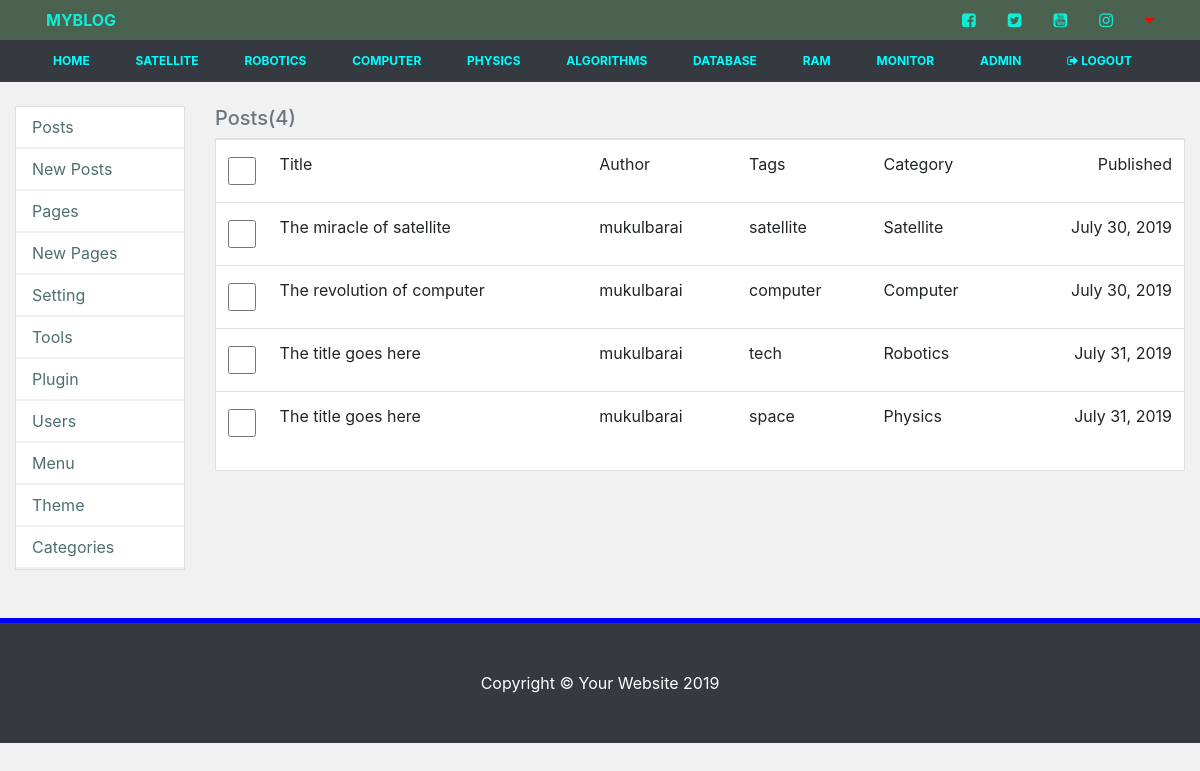
Page /site/admin/ (signed in) on the earlier database version.
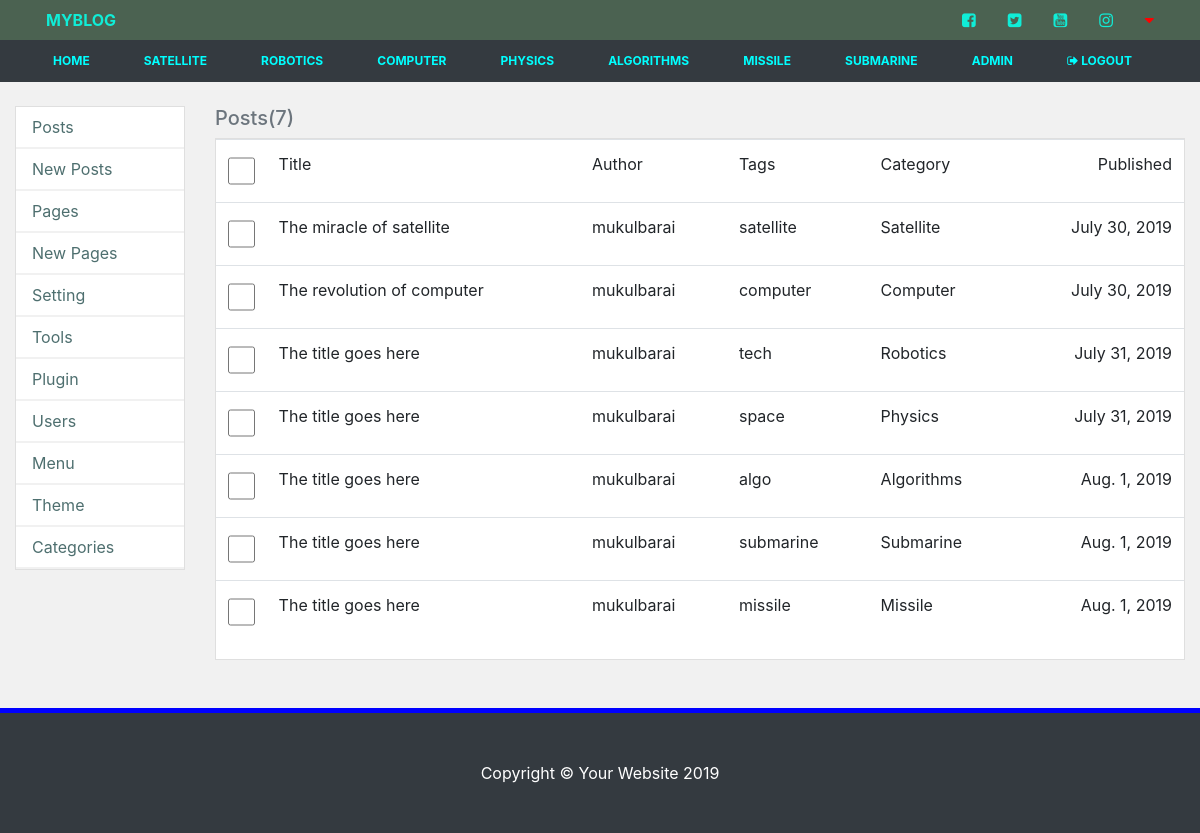
Same page on the later database version.
### blog/models.py (models this page shows, shortened)
class Category(models.Model):
	name = models.CharField(max_length=100)
	def __str__(self): return self.name

class Post(models.Model):
	content = models.CharField(max_length=1000)
	title = models.CharField(max_length=100,
		default='The title goes here')
	author = models.ForeignKey(User,
		on_delete=models.CASCADE,related_name='post')
	image = models.CharField(max_length=1000)
	category = models.ForeignKey(Category,
		on_delete=models.CASCADE, related_name='category')
	published = models.DateField(default=date.today)
	tags = models.CharField(max_length=100, null=True)

### blog/views.py (the view)
# urls.py: path('site/admin/', views.siteAdmin, name='siteadmin'),
def siteAdmin(request):
	if not request.user.is_authenticated:
		return redirect('/admin?next=/site/admin')
	posts = Post.objects.all()
	categories = Category.objects.all()
	context = {
		'posts': posts,
		'categories': categories,
	}
	return render(request, 'admin/posts.html', context)

### blog/templates/admin/posts.html
{% extends 'admin/home.html' %}
{% block content %}
    <div class="clearfix">
      <h5 class="text-secondary" href="{% url 'posts' %}">Posts({{posts|length}})</h5>
    </div>
    <div class="card mb-4">
        <table class="table">
          <tr class="mb-1">
            <td><input type="checkbox" name=""></td>
            <td>Title</td>
            <td>Author</td>
            <td>Tags</td>
            <td>Category</td>
            <td class="text-right">Published</td>
          </tr>
          {% for post in posts %}
          <tr class="mb-1">
            <td><input type="checkbox" name=""></td>
            <td>{{post.title}}</td>
            <td>{{post.author}}</td>
            <td>{{post.tags}}</td>
            <td>{{post.category}}</td>
            <td class="text-right">{{post.published}}</td>
          </tr>
          {% endfor %}
        </table>
    </div>
{% endblock %}

### blog/templates/layouts/header.html (shortened to what this page needs)
<nav class="navbar-top mb-0">
  <ul class="d-flex justify-content-between container px-0 mb-0">
    <li class="nav-item list-unstyled">
      <a class="nav-link" href="{% url 'index' %}">MYBLOG</a>
    </li>
    <li class="list-unstyled">
      <ul class="d-flex">
        <li class="nav-item list-unstyled">
          <a href="" class="nav-link"><i class="fa fa-facebook-square"></i></a>
        </li>
        <li class="nav-item list-unstyled">
          <a href="" class="nav-link"><i class="fa fa-twitter-square"></i></a>
        </li>
        <li class="nav-item list-unstyled">
          <a href="" class="nav-link"><i class="fa fa-youtube-square"></i></a>
        </li>
        <li class="nav-item list-unstyled">
          <a href="" class="nav-link"><i class="fa fa-instagram"></i></a>
        </li>
        <li class="nav-item list-unstyled">
          <a class="nav-link toggler" href="#" data-target="#navbardrop" data-toggle="collapse">
            <i class="fa fa-caret-down"></i>
          </a>
        </li>
      </ul>
    </li>
  </ul>
</nav>
<nav class="navbar py-0 navbar-bottom navbar-expand-md bg-dark navbar-dark">
  <div class="container">
    <div class="collapse py-1 navbar-collapse" id="navbardrop">
      <ul class="navbar-nav flex-wrap flex-row justify-content-between container-fluid">
        <li class="nav-item">
          <a class="nav-link text-center" href="{% url 'index' %}">HOME</a>
        </li>
        {% for category in categories %}
          <li class="nav-item">
            <a class="nav-link text-uppercase text-center" href="{% url 'category' category=category %}">{{category.name}}</a>
          </li>
        {% endfor %}
        {% if user.is_authenticated %}
          <li class="nav-item">
            <a class="nav-link text-center" href="{% url 'siteadmin' %}">ADMIN</a>
          </li>
          <li class="nav-item">
            <a class="nav-link text-center" href="{% url 'logout' %}?next={% url 'index' %}"><i class="fa fa-sign-out"></i> LOGOUT</a>
          </li>
        {% endif %}
      </ul>
    </div>
  </div>
</nav>

Differences in the rows shown:
removed Category: name "DATABASE"
removed Category: name "RAM"
removed Category: name "MONITOR"
added Category: name "MISSILE"
added Category: name "SUBMARINE"
added Post: title "The title goes here", author "mukulbarai", tags "algo", category "Algorithms", published "Aug. 1, 2019"
added Post: title "The title goes here", author "mukulbarai", tags "submarine", category "Submarine", published "Aug. 1, 2019"
added Post: title "The title goes here", author "mukulbarai", tags "missile", category "Missile", published "Aug. 1, 2019"
Other differences:
{{ posts|length }}: "4" → "7"
